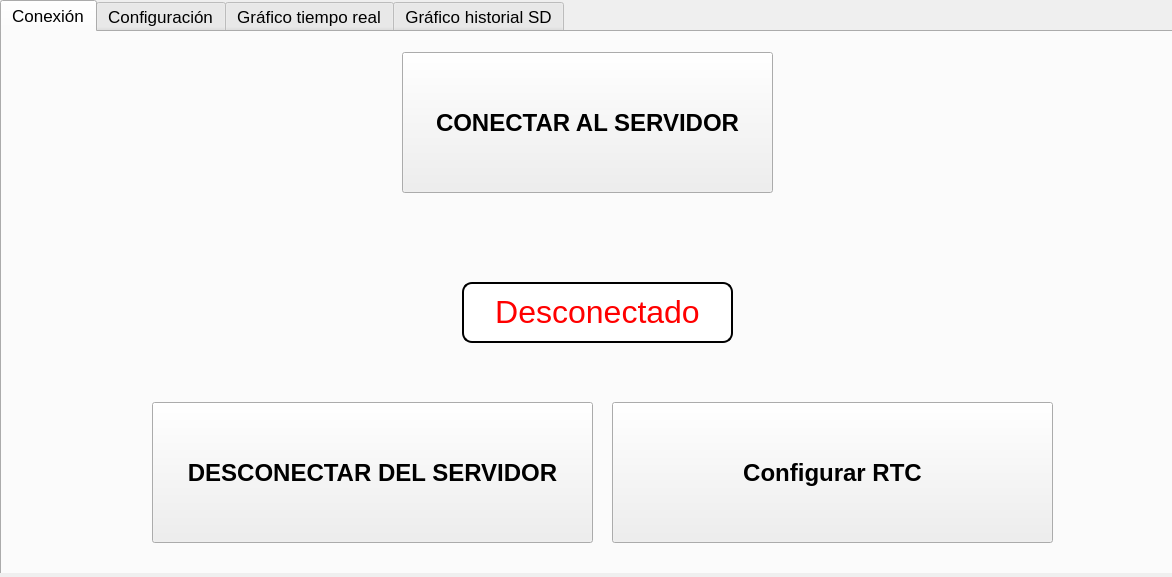
<?xml version="1.0" encoding="UTF-8"?>
<ui version="4.0">
 <class>MainWindow</class>
 <widget class="QMainWindow" name="MainWindow">
  <property name="geometry">
   <rect>
    <x>0</x>
    <y>0</y>
    <width>1172</width>
    <height>577</height>
   </rect>
  </property>
  <property name="windowTitle">
   <string>Termotanque Electrónico - Departamento de Ing. Química</string>
  </property>
  <widget class="QWidget" name="centralWidget">
   <property name="minimumSize">
    <size>
     <width>1172</width>
     <height>573</height>
    </size>
   </property>
   <property name="maximumSize">
    <size>
     <width>1178</width>
     <height>573</height>
    </size>
   </property>
   <property name="layoutDirection">
    <enum>Qt::LeftToRight</enum>
   </property>
   <widget class="QTabWidget" name="tabWidget">
    <property name="enabled">
     <bool>true</bool>
    </property>
    <property name="geometry">
     <rect>
      <x>0</x>
      <y>0</y>
      <width>1181</width>
      <height>581</height>
     </rect>
    </property>
    <property name="minimumSize">
     <size>
      <width>50</width>
      <height>50</height>
     </size>
    </property>
    <property name="font">
     <font>
      <pointsize>13</pointsize>
      <weight>50</weight>
      <bold>false</bold>
     </font>
    </property>
    <property name="currentIndex">
     <number>0</number>
    </property>
    <widget class="QWidget" name="tabConexion">
     <attribute name="title">
      <string>Conexión</string>
     </attribute>
     <widget class="QPushButton" name="btnConnectToServer">
      <property name="geometry">
       <rect>
        <x>400</x>
        <y>20</y>
        <width>371</width>
        <height>141</height>
       </rect>
      </property>
      <property name="font">
       <font>
        <pointsize>18</pointsize>
        <weight>75</weight>
        <bold>true</bold>
       </font>
      </property>
      <property name="text">
       <string>CONECTAR AL SERVIDOR</string>
      </property>
     </widget>
     <widget class="QLabel" name="lblServerConn">
      <property name="geometry">
       <rect>
        <x>460</x>
        <y>250</y>
        <width>271</width>
        <height>61</height>
       </rect>
      </property>
      <property name="font">
       <font>
        <pointsize>20</pointsize>
       </font>
      </property>
      <property name="styleSheet">
       <string notr="true">border: 2px solid black;
border-radius: 10px;
color: red;
background-color: white;
</string>
      </property>
      <property name="text">
       <string>&lt;html&gt;&lt;head/&gt;&lt;body&gt;&lt;p align=&quot;center&quot;&gt;&lt;span style=&quot; font-size:24pt;&quot;&gt;Desconectado&lt;/span&gt;&lt;/p&gt;&lt;/body&gt;&lt;/html&gt;</string>
      </property>
      <property name="alignment">
       <set>Qt::AlignCenter</set>
      </property>
     </widget>
     <widget class="QPushButton" name="btnConfigurarRTCStick">
      <property name="geometry">
       <rect>
        <x>610</x>
        <y>370</y>
        <width>441</width>
        <height>141</height>
       </rect>
      </property>
      <property name="font">
       <font>
        <pointsize>18</pointsize>
        <weight>75</weight>
        <bold>true</bold>
       </font>
      </property>
      <property name="text">
       <string>Configurar RTC</string>
      </property>
     </widget>
     <widget class="QPushButton" name="btnDisconnectFromServer">
      <property name="geometry">
       <rect>
        <x>150</x>
        <y>370</y>
        <width>441</width>
        <height>141</height>
       </rect>
      </property>
      <property name="font">
       <font>
        <pointsize>18</pointsize>
        <weight>75</weight>
        <bold>true</bold>
       </font>
      </property>
      <property name="text">
       <string>DESCONECTAR DEL SERVIDOR</string>
      </property>
     </widget>
    </widget>
    <widget class="QWidget" name="tabConfig">
     <property name="enabled">
      <bool>false</bool>
     </property>
     <attribute name="title">
      <string>Configuración</string>
     </attribute>
     <widget class="QLCDNumber" name="lcdTemp">
      <property name="geometry">
       <rect>
        <x>340</x>
        <y>150</y>
        <width>501</width>
        <height>191</height>
       </rect>
      </property>
      <property name="font">
       <font>
        <stylestrategy>PreferDefault</stylestrategy>
       </font>
      </property>
      <property name="styleSheet">
       <string notr="true">color: white;
background-color: blue;
</string>
      </property>
      <property name="mode">
       <enum>QLCDNumber::Dec</enum>
      </property>
      <property name="value" stdset="0">
       <double>0.000000000000000</double>
      </property>
      <property name="intValue" stdset="0">
       <number>0</number>
      </property>
     </widget>
     <widget class="QWidget" name="layoutWidget">
      <property name="geometry">
       <rect>
        <x>440</x>
        <y>380</y>
        <width>302</width>
        <height>131</height>
       </rect>
      </property>
      <layout class="QHBoxLayout" name="botoneraTemp">
       <property name="spacing">
        <number>100</number>
       </property>
       <item>
        <widget class="QPushButton" name="btnTempMenos">
         <property name="font">
          <font>
           <pointsize>-1</pointsize>
          </font>
         </property>
         <property name="styleSheet">
          <string notr="true">border-style: solid;
border-width: 5px;
border-color: black;
background-color: rgb(0, 51, 102);
color: rgb(255, 255, 255);
border-radius: 3px;
border-radius: 50%;

text-align: center;
vertical-align: baseline;
font-size: 90px;

max-width:90px;
max-height:70px;
min-width:90px;
min-height:70px;
padding-bottom:20px;


</string>
         </property>
         <property name="text">
          <string>-</string>
         </property>
        </widget>
       </item>
       <item>
        <widget class="QPushButton" name="btnTempMas">
         <property name="minimumSize">
          <size>
           <width>100</width>
           <height>100</height>
          </size>
         </property>
         <property name="font">
          <font>
           <pointsize>-1</pointsize>
          </font>
         </property>
         <property name="styleSheet">
          <string notr="true">border-style: solid;
border-width: 5px;
border-color: black;
background-color: rgb(0, 51, 102);
color: rgb(255, 255, 255);
border-radius: 3px;
border-radius: 50%;

text-align: center;
vertical-align: baseline;
font-size: 90px;

max-width:90px;
max-height:85px;
min-width:90px;
min-height:85px;
padding-bottom:5px;
</string>
         </property>
         <property name="text">
          <string>+</string>
         </property>
         <property name="autoDefault">
          <bool>false</bool>
         </property>
         <property name="default">
          <bool>false</bool>
         </property>
         <property name="flat">
          <bool>false</bool>
         </property>
        </widget>
       </item>
      </layout>
     </widget>
    </widget>
    <widget class="QWidget" name="tabGraficoRT">
     <attribute name="title">
      <string>Gráfico tiempo real</string>
     </attribute>
     <widget class="QCustomPlot" name="graficoRT" native="true">
      <property name="geometry">
       <rect>
        <x>30</x>
        <y>30</y>
        <width>1111</width>
        <height>451</height>
       </rect>
      </property>
     </widget>
     <widget class="QLabel" name="lblReleOnOff">
      <property name="geometry">
       <rect>
        <x>30</x>
        <y>480</y>
        <width>191</width>
        <height>51</height>
       </rect>
      </property>
      <property name="font">
       <font>
        <pointsize>20</pointsize>
       </font>
      </property>
      <property name="styleSheet">
       <string notr="true">border: 2px solid black;
border-radius: 10px;
color: green;
background-color: white;
</string>
      </property>
      <property name="text">
       <string>&lt;html&gt;&lt;head/&gt;&lt;body&gt;&lt;p align=&quot;center&quot;&gt;&lt;span style=&quot; font-size:24pt;&quot;&gt;Encendido&lt;/span&gt;&lt;/p&gt;&lt;/body&gt;&lt;/html&gt;</string>
      </property>
      <property name="alignment">
       <set>Qt::AlignCenter</set>
      </property>
     </widget>
     <widget class="QLabel" name="lblTempActual">
      <property name="geometry">
       <rect>
        <x>810</x>
        <y>480</y>
        <width>331</width>
        <height>51</height>
       </rect>
      </property>
      <property name="font">
       <font>
        <pointsize>20</pointsize>
       </font>
      </property>
      <property name="styleSheet">
       <string notr="true">border: 2px solid black;
border-radius: 10px;
color: green;
background-color: white;
</string>
      </property>
      <property name="text">
       <string/>
      </property>
      <property name="alignment">
       <set>Qt::AlignCenter</set>
      </property>
     </widget>
    </widget>
    <widget class="QWidget" name="tabGraficoHSD">
     <attribute name="title">
      <string>Gráfico historial SD</string>
     </attribute>
     <widget class="QPushButton" name="btnLeerTarjetaSD">
      <property name="geometry">
       <rect>
        <x>300</x>
        <y>470</y>
        <width>271</width>
        <height>61</height>
       </rect>
      </property>
      <property name="text">
       <string>Leer tarjeta SD</string>
      </property>
     </widget>
     <widget class="QPushButton" name="btnBorrarTarjetaSD">
      <property name="geometry">
       <rect>
        <x>580</x>
        <y>470</y>
        <width>311</width>
        <height>61</height>
       </rect>
      </property>
      <property name="text">
       <string>Borrar historial de tarjeta SD</string>
      </property>
     </widget>
     <widget class="QChartView" name="chartViewHSD" native="true">
      <property name="geometry">
       <rect>
        <x>10</x>
        <y>10</y>
        <width>1151</width>
        <height>421</height>
       </rect>
      </property>
     </widget>
    </widget>
   </widget>
  </widget>
 </widget>
 <layoutdefault spacing="6" margin="11"/>
 <customwidgets>
  <customwidget>
   <class>QCustomPlot</class>
   <extends>QWidget</extends>
   <header location="global">qcustomplot.h</header>
   <container>1</container>
  </customwidget>
  <customwidget>
   <class>QChartView</class>
   <extends>QWidget</extends>
   <header location="global">qchartview.h</header>
   <container>1</container>
  </customwidget>
 </customwidgets>
 <resources/>
 <connections/>
</ui>
